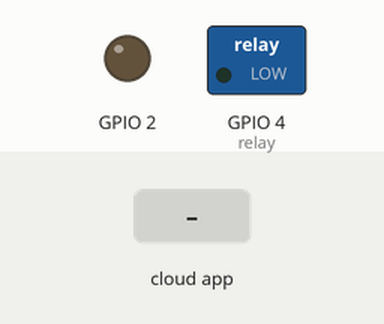
A sketch run on a simulated ESP8266 (NodeMCU). Shown: switched loads named in the sketch (green lamp = pin HIGH), output pins drawn as LEDs (lit = HIGH). Inputs (shaded band) come from the test bench.

Above: at 2.7 s.
2.8 s: the phone or cloud app sets 7 to 1
At 4.5 s:
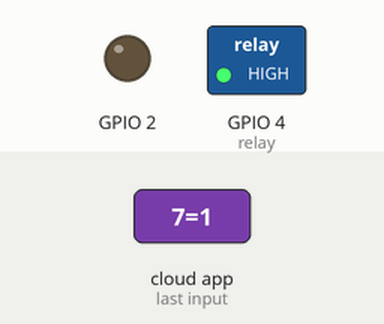
5.0 s: the phone or cloud app sets 7 to 0
At 6.1 s:
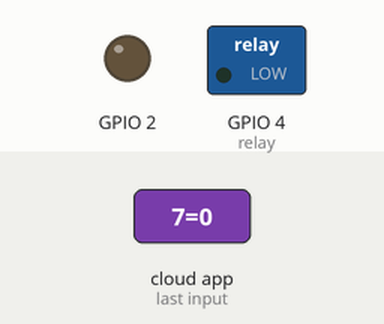
7.0 s: the phone or cloud app sets 8 to 1
At 8.8 s:
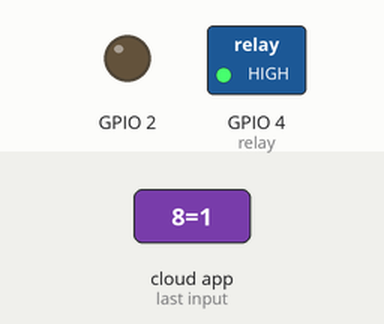
Timing chart, 0 to 10.3 s (numbered marks = the images above; inputs shaded):
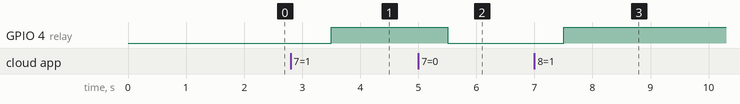

The sketch:

ESP8266-12E_RELAY+INPUT.ino
```cpp
#// Normand Labossiere VE2VAX / VA2NQ oct-2018
#include <CayenneMQTTESP8266.h>
#define CAYENNE_DEBUG
#define CAYENNE_PRINT serial


#define input 5        //gpio5= INPUT SWITCH opto-coupleur
#define relay 4      // gpio4 = relay

char ssid[] = "ve2vax";
char wifiPassword[] = "12345678";

char username[] = "xxxxxxxx-xxxxxxxxx-xxxxxxxx";
char password[] = "xxxxxxxx-xxxxxxxxx-xxxxxxxx";
char clientID[] = "xxxxxxxx-xxxxxxxxx-xxxxxxxx";


//Création des objets


void setup()
{
  // put your setup code here, to run once:
  Cayenne.begin(username, password, clientID, ssid, wifiPassword);
  pinMode(2, OUTPUT);
  digitalWrite(2, LOW);  //LED bleu
  pinMode(4, OUTPUT);
  digitalWrite(4, LOW);
  pinMode(input, INPUT_PULLUP);  // pin input avec  pull-up

 // ne pas utiliser pin4 , pin 5  ,
 // elles sont utiliser pour I2C si c' est le cas.
 // pin2 = led bleu ,running ok, connected to wifi


}

void loop() {
  // put your main code here, to run repeatedly:
  Cayenne.loop();

}


CAYENNE_IN(7)  // not used   optionnal output.
{
  int currentValue = getValue.asInt();
  if (currentValue == 1)
  {
    //do whatever you want when you turn on the button on cayenne dashboard
    digitalWrite(relay, HIGH );
  }
  else
  {
    //do whatever you want when you turn off the button on cayenne dashboard
    digitalWrite(relay, LOW);
  }
}
CAYENNE_IN(8)  //Relay
{
  int currentValue = getValue.asInt();
  if (currentValue == 1)
  {
    //do whatever you want when you turn on the button on cayenne dashboard
    digitalWrite(relay, HIGH);
  }
  else
  {
    //do whatever you want when you turn off the button on cayenne dashboard
    digitalWrite(relay, LOW);
  }
}
// These functions are called when the Cayenne widget requests data for the Virtual Pin.


CAYENNE_OUT(V4)  //input  opto coupleur
{
  int val = digitalRead(input);                      // read the input pin
  Cayenne.virtualWrite(V4 , val, TYPE_DIGITAL_SENSOR, UNIT_DIGITAL);
}
```

Measured:
- after the input at 2.8 s, GPIO 4 (relay): LOW → HIGH after 0.70 s
- after the input at 5.0 s, GPIO 4 (relay): HIGH → LOW after 0.50 s
- after the input at 7.0 s, GPIO 4 (relay): LOW → HIGH after 0.51 s
